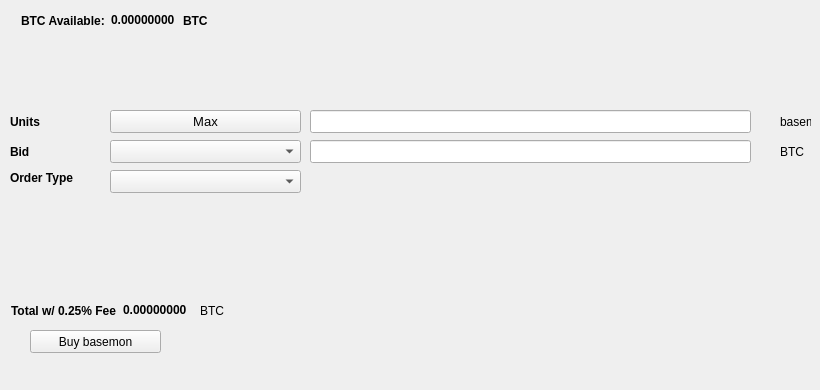
   <widget class="QWidget" name="BuyTab">
    <attribute name="title">
     <string>Buy</string>
    </attribute>
    <widget class="QPushButton" name="BuyECA">
     <property name="geometry">
      <rect>
       <x>30</x>
       <y>330</y>
       <width>131</width>
       <height>23</height>
      </rect>
     </property>
     <property name="text">
      <string>Buy basemon</string>
     </property>
     <property name="icon">
      <iconset resource="../basemon.qrc">
       <normaloff>:/icons/bitcoin</normaloff>:/icons/bitcoin</iconset>
     </property>
    </widget>
    <widget class="QLabel" name="label_3">
     <property name="geometry">
      <rect>
       <x>10</x>
       <y>110</y>
       <width>46</width>
       <height>23</height>
      </rect>
     </property>
     <property name="font">
      <font>
       <weight>75</weight>
       <bold>true</bold>
      </font>
     </property>
     <property name="text">
      <string>Units</string>
     </property>
    </widget>
    <widget class="QLineEdit" name="UnitsInput">
     <property name="geometry">
      <rect>
       <x>310</x>
       <y>110</y>
       <width>441</width>
       <height>23</height>
      </rect>
     </property>
     <property name="font">
      <font>
       <pointsize>9</pointsize>
       <weight>75</weight>
       <bold>true</bold>
      </font>
     </property>
    </widget>
    <widget class="QLineEdit" name="BuyBidPriceEdit">
     <property name="geometry">
      <rect>
       <x>310</x>
       <y>140</y>
       <width>441</width>
       <height>23</height>
      </rect>
     </property>
     <property name="font">
      <font>
       <pointsize>9</pointsize>
       <weight>75</weight>
       <bold>true</bold>
      </font>
     </property>
    </widget>
    <widget class="QLabel" name="label_4">
     <property name="geometry">
      <rect>
       <x>780</x>
       <y>110</y>
       <width>31</width>
       <height>23</height>
      </rect>
     </property>
     <property name="text">
      <string>basemon</string>
     </property>
    </widget>
    <widget class="QLabel" name="label_5">
     <property name="geometry">
      <rect>
       <x>780</x>
       <y>140</y>
       <width>31</width>
       <height>23</height>
      </rect>
     </property>
     <property name="text">
      <string>BTC</string>
     </property>
    </widget>
    <widget class="QLabel" name="label_6">
     <property name="geometry">
      <rect>
       <x>10</x>
       <y>140</y>
       <width>46</width>
       <height>23</height>
      </rect>
     </property>
     <property name="font">
      <font>
       <weight>75</weight>
       <bold>true</bold>
      </font>
     </property>
     <property name="text">
      <string>Bid</string>
     </property>
    </widget>
    <widget class="QLabel" name="label_7">
     <property name="geometry">
      <rect>
       <x>10</x>
       <y>170</y>
       <width>91</width>
       <height>16</height>
      </rect>
     </property>
     <property name="font">
      <font>
       <weight>75</weight>
       <bold>true</bold>
      </font>
     </property>
     <property name="text">
      <string>Order Type</string>
     </property>
    </widget>
    <widget class="QPushButton" name="Buy_Max_Amount">
     <property name="geometry">
      <rect>
       <x>110</x>
       <y>110</y>
       <width>191</width>
       <height>23</height>
      </rect>
     </property>
     <property name="font">
      <font>
       <pointsize>10</pointsize>
      </font>
     </property>
     <property name="text">
      <string>Max</string>
     </property>
    </widget>
    <widget class="QComboBox" name="BuyBidcomboBox">
     <property name="geometry">
      <rect>
       <x>110</x>
       <y>140</y>
       <width>191</width>
       <height>23</height>
      </rect>
     </property>
     <property name="font">
      <font>
       <pointsize>10</pointsize>
      </font>
     </property>
    </widget>
    <widget class="QComboBox" name="buyOrdertypeCombo">
     <property name="geometry">
      <rect>
       <x>110</x>
       <y>170</y>
       <width>191</width>
       <height>23</height>
      </rect>
     </property>
     <property name="font">
      <font>
       <pointsize>10</pointsize>
      </font>
     </property>
    </widget>
    <widget class="QWidget" name="layoutWidget1">
     <property name="geometry">
      <rect>
       <x>21</x>
       <y>11</y>
       <width>227</width>
       <height>19</height>
      </rect>
     </property>
     <layout class="QHBoxLayout" name="horizontalLayout_3">
      <item>
       <widget class="QLabel" name="label232">
        <property name="font">
         <font>
          <weight>75</weight>
          <bold>true</bold>
         </font>
        </property>
        <property name="text">
         <string>BTC Available:</string>
        </property>
       </widget>
      </item>
      <item>
       <widget class="QLabel" name="BtcAvailableLbl">
        <property name="palette">
         <palette>
          <active>
           <colorrole role="WindowText">
            <brush brushstyle="SolidPattern">
             <color alpha="255">
              <red>0</red>
              <green>0</green>
              <blue>0</blue>
             </color>
            </brush>
           </colorrole>
           <colorrole role="Button">
            <brush brushstyle="SolidPattern">
             <color alpha="255">
              <red>0</red>
              <green>170</green>
              <blue>0</blue>
             </color>
            </brush>
           </colorrole>
           <colorrole role="Light">
            <brush brushstyle="SolidPattern">
             <color alpha="255">
              <red>0</red>
              <green>255</green>
              <blue>0</blue>
             </color>
            </brush>
           </colorrole>
           <colorrole role="Midlight">
            <brush brushstyle="SolidPattern">
             <color alpha="255">
              <red>0</red>
              <green>212</green>
              <blue>0</blue>
             </color>
            </brush>
           </colorrole>
           <colorrole role="Dark">
            <brush brushstyle="SolidPattern">
             <color alpha="255">
              <red>0</red>
              <green>85</green>
              <blue>0</blue>
             </color>
            </brush>
           </colorrole>
           <colorrole role="Mid">
            <brush brushstyle="SolidPattern">
             <color alpha="255">
              <red>0</red>
              <green>113</green>
              <blue>0</blue>
             </color>
            </brush>
           </colorrole>
           <colorrole role="Text">
            <brush brushstyle="SolidPattern">
             <color alpha="255">
              <red>0</red>
              <green>170</green>
              <blue>0</blue>
             </color>
            </brush>
           </colorrole>
           <colorrole role="BrightText">
            <brush brushstyle="SolidPattern">
             <color alpha="255">
              <red>255</red>
              <green>255</green>
              <blue>255</blue>
             </color>
            </brush>
           </colorrole>
           <colorrole role="ButtonText">
            <brush brushstyle="SolidPattern">
             <color alpha="255">
              <red>0</red>
              <green>0</green>
              <blue>0</blue>
             </color>
            </brush>
           </colorrole>
           <colorrole role="Base">
            <brush brushstyle="SolidPattern">
             <color alpha="255">
              <red>255</red>
              <green>255</green>
              <blue>255</blue>
             </color>
            </brush>
           </colorrole>
           <colorrole role="Window">
            <brush brushstyle="SolidPattern">
             <color alpha="255">
              <red>0</red>
              <green>170</green>
              <blue>0</blue>
             </color>
            </brush>
           </colorrole>
           <colorrole role="Shadow">
            <brush brushstyle="SolidPattern">
             <color alpha="255">
              <red>0</red>
              <green>0</green>
              <blue>0</blue>
             </color>
            </brush>
           </colorrole>
           <colorrole role="AlternateBase">
            <brush brushstyle="SolidPattern">
             <color alpha="255">
              <red>127</red>
              <green>212</green>
              <blue>127</blue>
             </color>
            </brush>
           </colorrole>
           <colorrole role="ToolTipBase">
            <brush brushstyle="SolidPattern">
             <color alpha="255">
              <red>255</red>
              <green>255</green>
              <blue>220</blue>
             </color>
            </brush>
           </colorrole>
           <colorrole role="ToolTipText">
            <brush brushstyle="SolidPattern">
             <color alpha="255">
              <red>0</red>
              <green>0</green>
              <blue>0</blue>
             </color>
            </brush>
           </colorrole>
          </active>
          <inactive>
           <colorrole role="WindowText">
            <brush brushstyle="SolidPattern">
             <color alpha="255">
              <red>0</red>
              <green>0</green>
              <blue>0</blue>
             </color>
            </brush>
           </colorrole>
           <colorrole role="Button">
            <brush brushstyle="SolidPattern">
             <color alpha="255">
              <red>0</red>
              <green>170</green>
              <blue>0</blue>
             </color>
            </brush>
           </colorrole>
           <colorrole role="Light">
            <brush brushstyle="SolidPattern">
             <color alpha="255">
              <red>0</red>
              <green>255</green>
              <blue>0</blue>
             </color>
            </brush>
           </colorrole>
           <colorrole role="Midlight">
            <brush brushstyle="SolidPattern">
             <color alpha="255">
              <red>0</red>
              <green>212</green>
              <blue>0</blue>
             </color>
            </brush>
           </colorrole>
           <colorrole role="Dark">
            <brush brushstyle="SolidPattern">
             <color alpha="255">
              <red>0</red>
              <green>85</green>
              <blue>0</blue>
             </color>
            </brush>
           </colorrole>
           <colorrole role="Mid">
            <brush brushstyle="SolidPattern">
             <color alpha="255">
              <red>0</red>
              <green>113</green>
              <blue>0</blue>
             </color>
            </brush>
           </colorrole>
           <colorrole role="Text">
            <brush brushstyle="SolidPattern">
             <color alpha="255">
              <red>0</red>
              <green>170</green>
              <blue>0</blue>
             </color>
            </brush>
           </colorrole>
           <colorrole role="BrightText">
            <brush brushstyle="SolidPattern">
             <color alpha="255">
              <red>255</red>
              <green>255</green>
              <blue>255</blue>
             </color>
            </brush>
           </colorrole>
           <colorrole role="ButtonText">
            <brush brushstyle="SolidPattern">
             <color alpha="255">
              <red>0</red>
              <green>0</green>
              <blue>0</blue>
             </color>
            </brush>
           </colorrole>
           <colorrole role="Base">
            <brush brushstyle="SolidPattern">
             <color alpha="255">
              <red>255</red>
              <green>255</green>
              <blue>255</blue>
             </color>
            </brush>
           </colorrole>
           <colorrole role="Window">
            <brush brushstyle="SolidPattern">
             <color alpha="255">
              <red>0</red>
              <green>170</green>
              <blue>0</blue>
             </color>
            </brush>
           </colorrole>
           <colorrole role="Shadow">
            <brush brushstyle="SolidPattern">
             <color alpha="255">
              <red>0</red>
              <green>0</green>
              <blue>0</blue>
             </color>
            </brush>
           </colorrole>
           <colorrole role="AlternateBase">
            <brush brushstyle="SolidPattern">
             <color alpha="255">
              <red>127</red>
              <green>212</green>
              <blue>127</blue>
             </color>
            </brush>
           </colorrole>
           <colorrole role="ToolTipBase">
            <brush brushstyle="SolidPattern">
             <color alpha="255">
              <red>255</red>
              <green>255</green>
              <blue>220</blue>
             </color>
            </brush>
           </colorrole>
           <colorrole role="ToolTipText">
            <brush brushstyle="SolidPattern">
             <color alpha="255">
              <red>0</red>
              <green>0</green>
              <blue>0</blue>
             </color>
            </brush>
           </colorrole>
          </inactive>
          <disabled>
           <colorrole role="WindowText">
            <brush brushstyle="SolidPattern">
             <color alpha="255">
              <red>0</red>
              <green>85</green>
              <blue>0</blue>
             </color>
            </brush>
           </colorrole>
           <colorrole role="Button">
            <brush brushstyle="SolidPattern">
             <color alpha="255">
              <red>0</red>
              <green>170</green>
              <blue>0</blue>
             </color>
            </brush>
           </colorrole>
           <colorrole role="Light">
            <brush brushstyle="SolidPattern">
             <color alpha="255">
              <red>0</red>
              <green>255</green>
              <blue>0</blue>
             </color>
            </brush>
           </colorrole>
           <colorrole role="Midlight">
            <brush brushstyle="SolidPattern">
             <color alpha="255">
              <red>0</red>
              <green>212</green>
              <blue>0</blue>
             </color>
            </brush>
           </colorrole>
           <colorrole role="Dark">
            <brush brushstyle="SolidPattern">
             <color alpha="255">
              <red>0</red>
              <green>85</green>
              <blue>0</blue>
             </color>
            </brush>
           </colorrole>
           <colorrole role="Mid">
            <brush brushstyle="SolidPattern">
             <color alpha="255">
              <red>0</red>
              <green>113</green>
              <blue>0</blue>
             </color>
            </brush>
           </colorrole>
           <colorrole role="Text">
            <brush brushstyle="SolidPattern">
             <color alpha="255">
              <red>0</red>
              <green>85</green>
              <blue>0</blue>
             </color>
            </brush>
           </colorrole>
           <colorrole role="BrightText">
            <brush brushstyle="SolidPattern">
             <color alpha="255">
              <red>255</red>
              <green>255</green>
              <blue>255</blue>
             </color>
            </brush>
           </colorrole>
           <colorrole role="ButtonText">
            <brush brushstyle="SolidPattern">
             <color alpha="255">
              <red>0</red>
              <green>85</green>
              <blue>0</blue>
             </color>
            </brush>
           </colorrole>
           <colorrole role="Base">
            <brush brushstyle="SolidPattern">
             <color alpha="255">
              <red>0</red>
              <green>170</green>
              <blue>0</blue>
             </color>
            </brush>
           </colorrole>
           <colorrole role="Window">
            <brush brushstyle="SolidPattern">
             <color alpha="255">
              <red>0</red>
              <green>170</green>
              <blue>0</blue>
             </color>
            </brush>
           </colorrole>
           <colorrole role="Shadow">
            <brush brushstyle="SolidPattern">
             <color alpha="255">
              <red>0</red>
              <green>0</green>
              <blue>0</blue>
             </color>
            </brush>
           </colorrole>
           <colorrole role="AlternateBase">
            <brush brushstyle="SolidPattern">
             <color alpha="255">
              <red>0</red>
              <green>170</green>
              <blue>0</blue>
             </color>
            </brush>
           </colorrole>
           <colorrole role="ToolTipBase">
            <brush brushstyle="SolidPattern">
             <color alpha="255">
              <red>255</red>
              <green>255</green>
              <blue>220</blue>
             </color>
            </brush>
           </colorrole>
           <colorrole role="ToolTipText">
            <brush brushstyle="SolidPattern">
             <color alpha="255">
              <red>0</red>
              <green>0</green>
              <blue>0</blue>
             </color>
            </brush>
           </colorrole>
          </disabled>
         </palette>
        </property>
        <property name="font">
         <font>
          <weight>75</weight>
          <bold>true</bold>
         </font>
        </property>
        <property name="text">
         <string>0.00000000</string>
        </property>
        <property name="textInteractionFlags">
         <set>Qt::LinksAccessibleByMouse|Qt::TextSelectableByKeyboard|Qt::TextSelectableByMouse</set>
        </property>
       </widget>
      </item>
      <item>
       <widget class="QLabel" name="BtcAvailableLbl_2">
        <property name="font">
         <font>
          <weight>75</weight>
          <bold>true</bold>
         </font>
        </property>
        <property name="text">
         <string>BTC</string>
        </property>
       </widget>
      </item>
     </layout>
    </widget>
    <widget class="QWidget" name="layoutWidge2">
     <property name="geometry">
      <rect>
       <x>11</x>
       <y>301</y>
       <width>259</width>
       <height>19</height>
      </rect>
     </property>
     <layout class="QHBoxLayout" name="horizontalLayout_4">
      <item>
       <widget class="QLabel" name="label_9">
        <property name="font">
         <font>
          <weight>75</weight>
          <bold>true</bold>
         </font>
        </property>
        <property name="text">
         <string>Total w/ 0.25% Fee</string>
        </property>
       </widget>
      </item>
      <item>
       <widget class="QLabel" name="BuyCostLabel">
        <property name="palette">
         <palette>
          <active>
           <colorrole role="WindowText">
            <brush brushstyle="SolidPattern">
             <color alpha="255">
              <red>0</red>
              <green>0</green>
              <blue>0</blue>
             </color>
            </brush>
           </colorrole>
           <colorrole role="Button">
            <brush brushstyle="SolidPattern">
             <color alpha="255">
              <red>0</red>
              <green>170</green>
              <blue>0</blue>
             </color>
            </brush>
           </colorrole>
           <colorrole role="Light">
            <brush brushstyle="SolidPattern">
             <color alpha="255">
              <red>0</red>
              <green>255</green>
              <blue>0</blue>
             </color>
            </brush>
           </colorrole>
           <colorrole role="Midlight">
            <brush brushstyle="SolidPattern">
             <color alpha="255">
              <red>0</red>
              <green>212</green>
              <blue>0</blue>
             </color>
            </brush>
           </colorrole>
           <colorrole role="Dark">
            <brush brushstyle="SolidPattern">
             <color alpha="255">
              <red>0</red>
              <green>85</green>
              <blue>0</blue>
             </color>
            </brush>
           </colorrole>
           <colorrole role="Mid">
            <brush brushstyle="SolidPattern">
             <color alpha="255">
              <red>0</red>
              <green>113</green>
              <blue>0</blue>
             </color>
            </brush>
           </colorrole>
           <colorrole role="Text">
            <brush brushstyle="SolidPattern">
             <color alpha="255">
              <red>0</red>
              <green>170</green>
              <blue>0</blue>
             </color>
            </brush>
           </colorrole>
           <colorrole role="BrightText">
            <brush brushstyle="SolidPattern">
             <color alpha="255">
              <red>255</red>
              <green>255</green>
              <blue>255</blue>
             </color>
            </brush>
           </colorrole>
           <colorrole role="ButtonText">
            <brush brushstyle="SolidPattern">
             <color alpha="255">
              <red>0</red>
              <green>0</green>
              <blue>0</blue>
             </color>
            </brush>
           </colorrole>
           <colorrole role="Base">
            <brush brushstyle="SolidPattern">
             <color alpha="255">
              <red>255</red>
              <green>255</green>
              <blue>255</blue>
             </color>
            </brush>
           </colorrole>
           <colorrole role="Window">
            <brush brushstyle="SolidPattern">
             <color alpha="255">
              <red>0</red>
              <green>170</green>
              <blue>0</blue>
             </color>
            </brush>
           </colorrole>
           <colorrole role="Shadow">
            <brush brushstyle="SolidPattern">
             <color alpha="255">
              <red>0</red>
              <green>0</green>
              <blue>0</blue>
             </color>
            </brush>
           </colorrole>
           <colorrole role="AlternateBase">
            <brush brushstyle="SolidPattern">
             <color alpha="255">
              <red>127</red>
              <green>212</green>
              <blue>127</blue>
             </color>
            </brush>
           </colorrole>
           <colorrole role="ToolTipBase">
            <brush brushstyle="SolidPattern">
             <color alpha="255">
              <red>255</red>
              <green>255</green>
              <blue>220</blue>
             </color>
            </brush>
           </colorrole>
           <colorrole role="ToolTipText">
            <brush brushstyle="SolidPattern">
             <color alpha="255">
              <red>0</red>
              <green>0</green>
              <blue>0</blue>
             </color>
            </brush>
           </colorrole>
          </active>
          <inactive>
           <colorrole role="WindowText">
            <brush brushstyle="SolidPattern">
             <color alpha="255">
              <red>0</red>
              <green>0</green>
              <blue>0</blue>
             </color>
            </brush>
           </colorrole>
           <colorrole role="Button">
            <brush brushstyle="SolidPattern">
             <color alpha="255">
              <red>0</red>
              <green>170</green>
              <blue>0</blue>
             </color>
            </brush>
           </colorrole>
           <colorrole role="Light">
            <brush brushstyle="SolidPattern">
             <color alpha="255">
              <red>0</red>
              <green>255</green>
              <blue>0</blue>
             </color>
            </brush>
           </colorrole>
           <colorrole role="Midlight">
            <brush brushstyle="SolidPattern">
             <color alpha="255">
              <red>0</red>
              <green>212</green>
              <blue>0</blue>
             </color>
            </brush>
           </colorrole>
           <colorrole role="Dark">
            <brush brushstyle="SolidPattern">
             <color alpha="255">
              <red>0</red>
              <green>85</green>
              <blue>0</blue>
             </color>
            </brush>
           </colorrole>
           <colorrole role="Mid">
            <brush brushstyle="SolidPattern">
             <color alpha="255">
              <red>0</red>
              <green>113</green>
              <blue>0</blue>
             </color>
            </brush>
           </colorrole>
           <colorrole role="Text">
            <brush brushstyle="SolidPattern">
             <color alpha="255">
              <red>0</red>
              <green>170</green>
              <blue>0</blue>
             </color>
            </brush>
           </colorrole>
           <colorrole role="BrightText">
            <brush brushstyle="SolidPattern">
             <color alpha="255">
              <red>255</red>
              <green>255</green>
              <blue>255</blue>
             </color>
            </brush>
           </colorrole>
           <colorrole role="ButtonText">
            <brush brushstyle="SolidPattern">
             <color alpha="255">
              <red>0</red>
              <green>0</green>
              <blue>0</blue>
             </color>
            </brush>
           </colorrole>
           <colorrole role="Base">
            <brush brushstyle="SolidPattern">
             <color alpha="255">
              <red>255</red>
              <green>255</green>
              <blue>255</blue>
             </color>
            </brush>
           </colorrole>
           <colorrole role="Window">
            <brush brushstyle="SolidPattern">
             <color alpha="255">
              <red>0</red>
              <green>170</green>
              <blue>0</blue>
             </color>
            </brush>
           </colorrole>
           <colorrole role="Shadow">
            <brush brushstyle="SolidPattern">
             <color alpha="255">
              <red>0</red>
              <green>0</green>
              <blue>0</blue>
             </color>
            </brush>
           </colorrole>
           <colorrole role="AlternateBase">
            <brush brushstyle="SolidPattern">
             <color alpha="255">
              <red>127</red>
              <green>212</green>
              <blue>127</blue>
             </color>
            </brush>
           </colorrole>
           <colorrole role="ToolTipBase">
            <brush brushstyle="SolidPattern">
             <color alpha="255">
              <red>255</red>
              <green>255</green>
              <blue>220</blue>
             </color>
            </brush>
           </colorrole>
           <colorrole role="ToolTipText">
            <brush brushstyle="SolidPattern">
             <color alpha="255">
              <red>0</red>
              <green>0</green>
              <blue>0</blue>
             </color>
            </brush>
           </colorrole>
          </inactive>
          <disabled>
           <colorrole role="WindowText">
            <brush brushstyle="SolidPattern">
             <color alpha="255">
              <red>0</red>
              <green>85</green>
              <blue>0</blue>
             </color>
            </brush>
           </colorrole>
           <colorrole role="Button">
            <brush brushstyle="SolidPattern">
             <color alpha="255">
              <red>0</red>
              <green>170</green>
              <blue>0</blue>
             </color>
            </brush>
           </colorrole>
           <colorrole role="Light">
            <brush brushstyle="SolidPattern">
             <color alpha="255">
              <red>0</red>
              <green>255</green>
              <blue>0</blue>
             </color>
            </brush>
           </colorrole>
           <colorrole role="Midlight">
            <brush brushstyle="SolidPattern">
             <color alpha="255">
              <red>0</red>
              <green>212</green>
              <blue>0</blue>
             </color>
            </brush>
           </colorrole>
           <colorrole role="Dark">
            <brush brushstyle="SolidPattern">
             <color alpha="255">
              <red>0</red>
              <green>85</green>
              <blue>0</blue>
             </color>
            </brush>
           </colorrole>
           <colorrole role="Mid">
            <brush brushstyle="SolidPattern">
             <color alpha="255">
              <red>0</red>
              <green>113</green>
              <blue>0</blue>
             </color>
            </brush>
           </colorrole>
           <colorrole role="Text">
            <brush brushstyle="SolidPattern">
             <color alpha="255">
              <red>0</red>
              <green>85</green>
              <blue>0</blue>
             </color>
            </brush>
           </colorrole>
           <colorrole role="BrightText">
            <brush brushstyle="SolidPattern">
             <color alpha="255">
              <red>255</red>
              <green>255</green>
              <blue>255</blue>
             </color>
            </brush>
           </colorrole>
           <colorrole role="ButtonText">
            <brush brushstyle="SolidPattern">
             <color alpha="255">
              <red>0</red>
              <green>85</green>
              <blue>0</blue>
             </color>
            </brush>
           </colorrole>
           <colorrole role="Base">
            <brush brushstyle="SolidPattern">
             <color alpha="255">
              <red>0</red>
              <green>170</green>
              <blue>0</blue>
             </color>
            </brush>
           </colorrole>
           <colorrole role="Window">
            <brush brushstyle="SolidPattern">
             <color alpha="255">
              <red>0</red>
              <green>170</green>
              <blue>0</blue>
             </color>
            </brush>
           </colorrole>
           <colorrole role="Shadow">
            <brush brushstyle="SolidPattern">
             <color alpha="255">
              <red>0</red>
              <green>0</green>
              <blue>0</blue>
             </color>
            </brush>
           </colorrole>
           <colorrole role="AlternateBase">
            <brush brushstyle="SolidPattern">
             <color alpha="255">
              <red>0</red>
              <green>170</green>
              <blue>0</blue>
             </color>
            </brush>
           </colorrole>
           <colorrole role="ToolTipBase">
            <brush brushstyle="SolidPattern">
             <color alpha="255">
              <red>255</red>
              <green>255</green>
              <blue>220</blue>
             </color>
            </brush>
           </colorrole>
           <colorrole role="ToolTipText">
            <brush brushstyle="SolidPattern">
             <color alpha="255">
              <red>0</red>
              <green>0</green>
              <blue>0</blue>
             </color>
            </brush>
           </colorrole>
          </disabled>
         </palette>
        </property>
        <property name="font">
         <font>
          <weight>75</weight>
          <bold>true</bold>
         </font>
        </property>
        <property name="autoFillBackground">
         <bool>false</bool>
        </property>
        <property name="text">
         <string>0.00000000</string>
        </property>
        <property name="textInteractionFlags">
         <set>Qt::LinksAccessibleByMouse|Qt::TextSelectableByMouse</set>
        </property>
       </widget>
      </item>
      <item>
       <widget class="QLabel" name="label_10">
        <property name="font">
         <font>
          <weight>50</weight>
          <bold>false</bold>
         </font>
        </property>
        <property name="text">
         <string>BTC</string>
        </property>
       </widget>
      </item>
     </layout>
    </widget>
    <widget class="QLabel" name="label_24">
     <property name="geometry">
      <rect>
       <x>460</x>
       <y>300</y>
       <width>281</width>
       <height>81</height>
      </rect>
     </property>
     <property name="text">
      <string/>
     </property>
     <property name="pixmap">
      <pixmap>:/images/bittrex</pixmap>
     </property>
    </widget>
   </widget>
